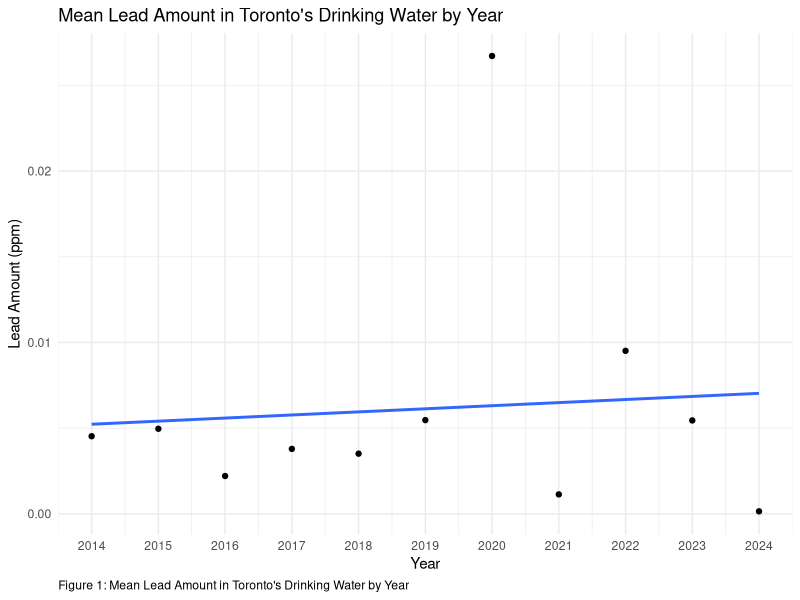
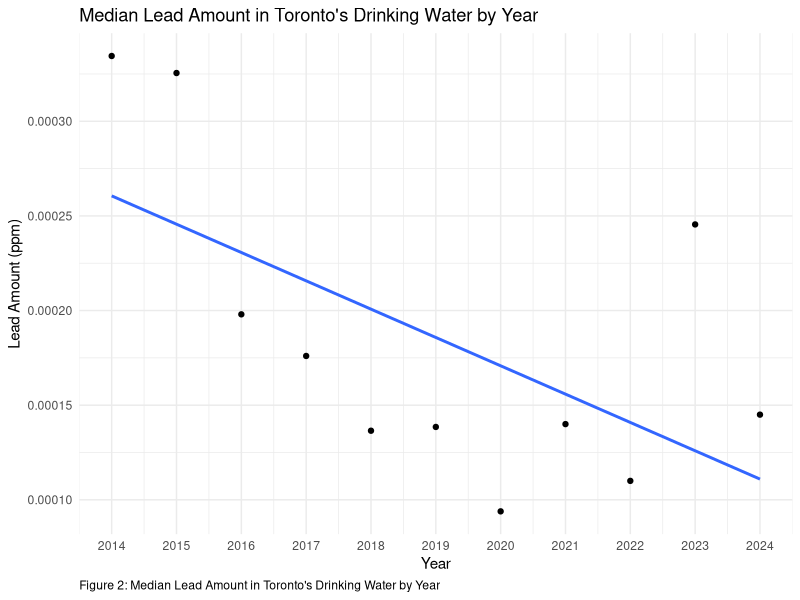

Reproduce these figures in R, in order.
## ---- chunk 1
#| message: false
#| echo: false

#### Workspace set-up ####

## Load packages
library(tidyverse)
library(knitr)
library(here)
library(ggplot2)

#### Read in cleaned data ####

cleaned_lead_sample_data = read_csv(
  file = here("outputs/data/cleaned_toronto_water_lead_sample.csv"),
  show_col_types = FALSE
)
## ---- chunk 2
#| echo: false
#| message: false
#| label: table_cleaned_data
#| tbl-cap: Sample of cleaned lead concentration data

head(cleaned_lead_sample_data, 5) |>
  mutate(lead_amount_ppm = format(lead_amount_ppm, scientific = F)) |>
  kable(
    col.names = c("Sample ID", "Date", "Lead Amount (ppm)"),
    align='llc',
    booktabs = TRUE
  )
## ---- chunk 3
#| echo: false
#| message: false
#| label: table_yearly_mean_lead_ppm
#| tbl-cap: Mean lead concentration of water samples by year

cleaned_lead_sample_data |>
  mutate(sample_year = year(sample_date)) |>
  arrange(year(sample_date)) |> 
  summarise(mean_lead_amount = mean(lead_amount_ppm),
            .by = sample_year) |>
  kable(
    col.names = c("Year", "Lead Amount (ppm)"),
    align='lc',
    booktabs = TRUE
  )
## ---- chunk 4
#| echo: false
#| message: false
#| label: table_yearly_median_lead_ppm
#| tbl-cap: Median lead concentration of water samples by year

cleaned_lead_sample_data |>
  mutate(sample_year = year(sample_date)) |>
  arrange(year(sample_date)) |> 
  summarise(median_lead_amount = median(lead_amount_ppm),
            .by = sample_year) |>
  kable(
    col.names = c("Year", "Lead Amount (ppm)"),
    align='lc',
    booktabs = TRUE
  )
## ---- chunk 5
#| echo: false
#| message: false
#| label: graph_mean_lead_concentration_by_year
#| tbl-cap: Mean lead concentration of water samples by year

cleaned_lead_sample_data |>
  mutate(sample_year = year(sample_date)) |>
  arrange(year(sample_date)) |> 
  summarise(mean_lead_amount = mean(lead_amount_ppm),
            .by = sample_year) |>
  ggplot(aes(x = sample_year, y = mean_lead_amount)) +
  ggtitle("Mean Lead Amount in Toronto's Drinking Water by Year") +
  geom_point() +
  geom_smooth(method = "lm", se = FALSE) +
  theme_minimal() +
  labs(x = "Year", y = "Lead Amount (ppm)") +
  scale_x_continuous(breaks=seq(2014,2024,1)) +
  scale_color_brewer(palette = "Set1") + 
  labs(caption = "Figure 1: Mean Lead Amount in Toronto's Drinking Water by Year") +
  theme(plot.caption = element_text(hjust=0))
## ---- chunk 6
#| echo: false
#| message: false
#| label: graph_median_lead_concentration_by_year
#| tbl-cap: Median lead concentration of water samples by year

cleaned_lead_sample_data |>
  mutate(sample_year = year(sample_date)) |>
  arrange(year(sample_date)) |> 
  summarise(median_lead_amount = median(lead_amount_ppm),
            .by = sample_year) |>
  ggplot(aes(x = sample_year, y = median_lead_amount)) +
  ggtitle("Median Lead Amount in Toronto's Drinking Water by Year") +
  geom_point() +
  geom_smooth(method = "lm", se = FALSE) +
  theme_minimal() +
  labs(x = "Year", y = "Lead Amount (ppm)") +
  scale_x_continuous(breaks=seq(2014,2024,1)) +
  scale_color_brewer(palette = "Set1") +
  labs(caption = "Figure 2: Median Lead Amount in Toronto's Drinking Water by Year") +
  theme(plot.caption = element_text(hjust=0))
